Frame 1 (no input): blank canvas, image omitted
Frame 60 (the mouse pressed at the canvas centre just before this capture): blank canvas, image omitted
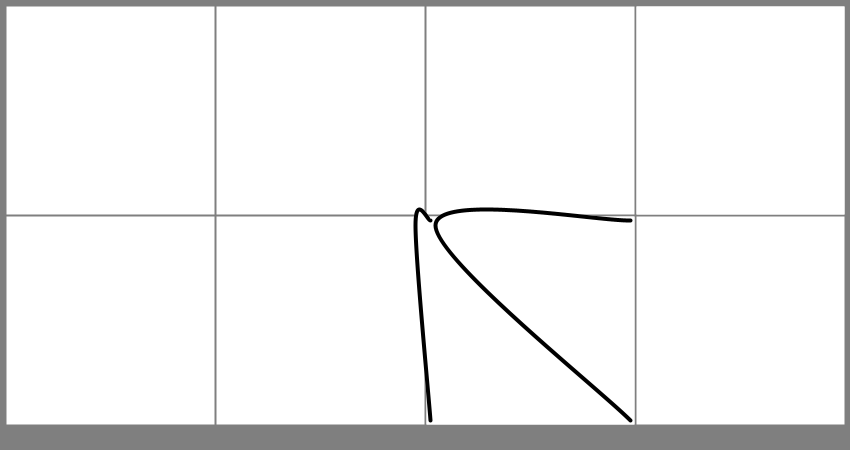
Frame 120 (the mouse held since frame 60 and released just before this capture)

The Processing sketch whose frames 1 and 60 were blank and that drew this single picture after the mouse press (run headless with seeded random() and noise(); from frame 60 on, the mouse is pressed at the canvas centre):

// Processing sketch: processing_89903
// ── processing_89903.pde

//Rafi Alam
//Creative Computing
//Homework 3

void setup() {

  size(850, 450);
}

void draw() {
  background(map(mouseY, 0, height, 255, 0)); 

  fill(255);
  stroke(255);
  strokeWeight(8);

  //box 2
  rect(220, 10, 200, 200);
  if ((mouseX>220) && (mouseY>10) && (mouseX<420) && (mouseY<210)) {

    fill(map(mouseY, 0, height, 0, 255), map(mouseX, 0, width, 0, 255), 80);
    rect(220, 10, 200, 200);
    stroke(255);
    strokeWeight(4);
    fill(250);
    ellipse(mouseX, mouseY, 100, 100);
    if (mousePressed) {
      fill(255);
      rect(220, 10, 200, 200);
      fill(0);
      ellipse(mouseX, mouseY, 100, 100);
    }
    strokeWeight(8);
  }

  fill(255);

  //box 1
  rect(10, 10, 200, 200);
  if ((mouseX>10) && (mouseY>10) && (mouseX<210) && (mouseY<210)) {

    fill(map(mouseY, 0, height, 0, 255), map(mouseX, 0, width, 0, 255), 80);
    rect(10, 10, 200, 200);
    stroke(255);
    strokeWeight(4);
    line(105, 10, mouseX, mouseY);
    line(105, 210, mouseX, mouseY);
    line(10, 105, mouseX, mouseY);
    line(210, 105, mouseX, mouseY);

    line(105, 10, 10, 105);
    line(105, 210, 210, 105);
    line(105, 10, 210, 105);
    line(105, 210, 10, 105);

    if (mousePressed) {
      fill(255);
      rect(10, 10, 200, 200);
      stroke(0);
      line(105, 10, mouseX, mouseY);
      line(105, 210, mouseX, mouseY);
      line(10, 105, mouseX, mouseY);
      line(210, 105, mouseX, mouseY);

      line(105, 10, 10, 105);
      line(105, 210, 210, 105);
      line(105, 10, 210, 105);
      line(105, 210, 10, 105);
      stroke(255);
    }
    strokeWeight(8);
  }

  fill(255);



  //box 3
  rect(430, 10, 200, 200); 
  if ((mouseX>430) && (mouseY>10) && (mouseX<630) && (mouseY<210)) {

    fill(255, map(mouseX, 0, width, 0, 255), map(mouseY, 0, height, 0, 255));
    rect(430, 10, 200, 200);
    fill(0);
    noStroke();
    rect(mouseX-10, mouseY-10, 20, 20);
    stroke(255);
    strokeWeight(8);
    if (mousePressed) {
      fill(0);
      rect(430, 10, 200, 200);
      //      fill(map(mouseY, 0, height, 0, 255), 80, map(mouseX, 0, width, 0, 255), 100);
      noStroke();
      //      rect(440, 20, 180, 180);
      fill(0);
      rect(455, 35, 150, 150);
      fill(255);
      rect(mouseX-10, mouseY-10, 20, 20);
      stroke(255);
      strokeWeight(8);
    }
    strokeWeight(8);
  }

  fill(255);

  //box 4
  rect(640, 10, 200, 200);
  if ((mouseX>630) && (mouseY>10) && (mouseX<840) && (mouseY<210)) {

    fill(map(mouseY, 0, height, 255, 0), map(mouseX, 0, width, 255, 0), 80);
    rect(640, 10, 200, 200);
    stroke(255);
    strokeWeight(4);

    line(720, 90, 760, 90);
    line(720, 130, 760, 130);
    line(720, 90, 720, 130);
    line(760, 130, 760, 90);

    line(720, 90, mouseX-50, mouseY-50);
    line(760, 90, mouseX+50, mouseY-50);
    line(720, 130, mouseX-50, mouseY+50);
    line(760, 130, mouseX+50, mouseY+50);

    line(mouseX-50, mouseY-50, mouseX+50, mouseY-50);
    line(mouseX-50, mouseY+50, mouseX+50, mouseY+50);
    line(mouseX-50, mouseY-50, mouseX-50, mouseY+50);
    line(mouseX+50, mouseY+50, mouseX+50, mouseY-50);


    if (mousePressed) {

      fill(255);
      rect(640, 10, 200, 200);
      stroke(0);
      line(720, 90, 760, 90);
      line(720, 130, 760, 130);
      line(720, 90, 720, 130);
      line(760, 130, 760, 90);

      line(720, 90, mouseX-50, mouseY-50);
      line(760, 90, mouseX+50, mouseY-50);
      line(720, 130, mouseX-50, mouseY+50);
      line(760, 130, mouseX+50, mouseY+50);

      line(mouseX-50, mouseY-50, mouseX+50, mouseY-50);
      line(mouseX-50, mouseY+50, mouseX+50, mouseY+50);
      line(mouseX-50, mouseY-50, mouseX-50, mouseY+50);
      line(mouseX+50, mouseY+50, mouseX+50, mouseY-50);
      stroke(255);
    }
    strokeWeight(8);
  }

  fill(255);



  //row 2

  //box6
  rect(220, 220, 200, 200);
  if ((mouseX>220) && (mouseY>220) && (mouseX<420) && (mouseY<420)) {

    fill(100, map(mouseY, 0, height, 0, 255), map(mouseX, 0, width, 0, 255), 80);
    rect(220, 220, 200, 200);
    noStroke();

    fill(0);
    rect(mouseX-2, mouseY-50, 4, 30);
    rect(mouseX-2, mouseY+20, 4, 30);
    rect(mouseX-50, mouseY-2, 30, 4);
    rect(mouseX+20, mouseY-2, 30, 4);
    fill(map(mouseY, 0, height, 0, 255), map(mouseX, 0, width, 0, 255), 80);

    ellipse(mouseX, mouseY, 10, 10);
    fill(255);

    if (mousePressed) {
      fill(0);
      rect(220, 220, 200, 200);
      noStroke();
      fill(255);
      rect(mouseX-2, mouseY-40, 4, 30);
      rect(mouseX-2, mouseY+10, 4, 30);
      rect(mouseX-40, mouseY-2, 30, 4);
      rect(mouseX+10, mouseY-2, 30, 4);
    }
    stroke(255);
    strokeWeight(8);
  }

  fill(255);


  //box 5 
  rect(10, 220, 200, 200);
  if ((mouseX>10) && (mouseY>220) && (mouseX<210) && (mouseY<430)) {

    fill(255, map(mouseY, 0, height, 0, 255), map(mouseX, 0, width, 0, 255), 80);
    rect(10, 220, 200, 200);
    noStroke();
    fill(map(mouseY, 0, height, 0, 255), map(mouseX, 0, width, 0, 255), 80);

    ellipse(mouseX, mouseY, map(mouseX, 10, 210, 0, 100), map(mouseY, 210, 430, 0, 100));

    if (mousePressed) {
      fill(255);
      rect(10, 220, 200, 200);
      noStroke();
      fill(0);

      ellipse(mouseX, mouseY, map(mouseX, 10, 210, 0, 100), map(mouseY, 210, 430, 0, 100));
    }
    stroke(255);
    strokeWeight(8);
  }

  fill(255);

  //box 7
  rect(430, 220, 200, 200);
  if ((mouseX>420) && (mouseY>220) && (mouseX<630) && (mouseY<420)) {

    fill(map(mouseY, 0, height, 255, 0), map(mouseX, 0, width, 255, 0), 80);
    rect(430, 220, 200, 200);
    stroke(255);
    strokeWeight(4);

    beginShape();
    curveVertex(430, 220);
    curveVertex(430, 220);
    curveVertex(mouseX-10, mouseY);
    curveVertex(430, 420);
    curveVertex(430, 420);
    endShape();

    beginShape();
    curveVertex(630, 220);
    curveVertex(630, 220);
    curveVertex(mouseX+10, mouseY);
    curveVertex(630, 420);
    curveVertex(630, 420);
    endShape();



    if (mousePressed) {

      fill(255);
      rect(430, 220, 200, 200);
      stroke(0);
      beginShape();
      curveVertex(430, 220);
      curveVertex(430, 220);
      curveVertex(mouseX-10, mouseY);
      curveVertex(430, 420);
      curveVertex(430, 420);
      endShape();

      beginShape();
      curveVertex(630, 220);
      curveVertex(630, 220);
      curveVertex(mouseX+10, mouseY);
      curveVertex(630, 420);
      curveVertex(630, 420);
      endShape();
      stroke(255);
    }
    strokeWeight(8);
  }

  fill(255);


  //box 8
  rect(640, 220, 200, 200);
  if ((mouseX>630) && (mouseY>220) && (mouseX<840) && (mouseY<420)) {
    fill(255, 0, 0, map(mouseY, 220, 420, 0, 255));
    rect(640, 220, 200, 200);
    fill(255);
    rect(660, 380, 20, 20);

    if (mousePressed) {
      fill(map(mouseY, 220, 420, 255, 0));
      rect(640, 220, 200, 200);
      fill(255);
      strokeWeight(8);
      rect(660, 380, 20, 20);
      strokeWeight(4);
      line(660, 380, mouseX-50, mouseY-50);
      line(680, 380, mouseX+50, mouseY-50);
      line(660, 400, mouseX-50, mouseY+50);
      line(680, 400, mouseX+50, mouseY+50);
      ellipse(mouseX-50, mouseY-50, 20, 20);
      ellipse(mouseX-50, mouseY+50, 20, 20);
      ellipse(mouseX+50, mouseY-50, 20, 20);
      ellipse(mouseX+50, mouseY+50, 20, 20);
      strokeWeight(8);
    }
  }



  //box 4
  rect(640, 10, 200, 200);
  if ((mouseX>630) && (mouseY>10) && (mouseX<840) && (mouseY<210)) {

    fill(map(mouseY, 0, height, 255, 0), map(mouseX, 0, width, 255, 0), 80);
    rect(640, 10, 200, 200);
    stroke(255);
    strokeWeight(4);

    line(720, 90, 760, 90);
    line(720, 130, 760, 130);
    line(720, 90, 720, 130);
    line(760, 130, 760, 90);

    line(720, 90, mouseX-50, mouseY-50);
    line(760, 90, mouseX+50, mouseY-50);
    line(720, 130, mouseX-50, mouseY+50);
    line(760, 130, mouseX+50, mouseY+50);

    line(mouseX-50, mouseY-50, mouseX+50, mouseY-50);
    line(mouseX-50, mouseY+50, mouseX+50, mouseY+50);
    line(mouseX-50, mouseY-50, mouseX-50, mouseY+50);
    line(mouseX+50, mouseY+50, mouseX+50, mouseY-50);


    if (mousePressed) {

      fill(255);
      rect(640, 10, 200, 200);
      stroke(0);
      line(720, 90, 760, 90);
      line(720, 130, 760, 130);
      line(720, 90, 720, 130);
      line(760, 130, 760, 90);

      line(720, 90, mouseX-50, mouseY-50);
      line(760, 90, mouseX+50, mouseY-50);
      line(720, 130, mouseX-50, mouseY+50);
      line(760, 130, mouseX+50, mouseY+50);

      line(mouseX-50, mouseY-50, mouseX+50, mouseY-50);
      line(mouseX-50, mouseY+50, mouseX+50, mouseY+50);
      line(mouseX-50, mouseY-50, mouseX-50, mouseY+50);
      line(mouseX+50, mouseY+50, mouseX+50, mouseY-50);
      stroke(255);
    }
    strokeWeight(8);
  }

  fill(255);
}
